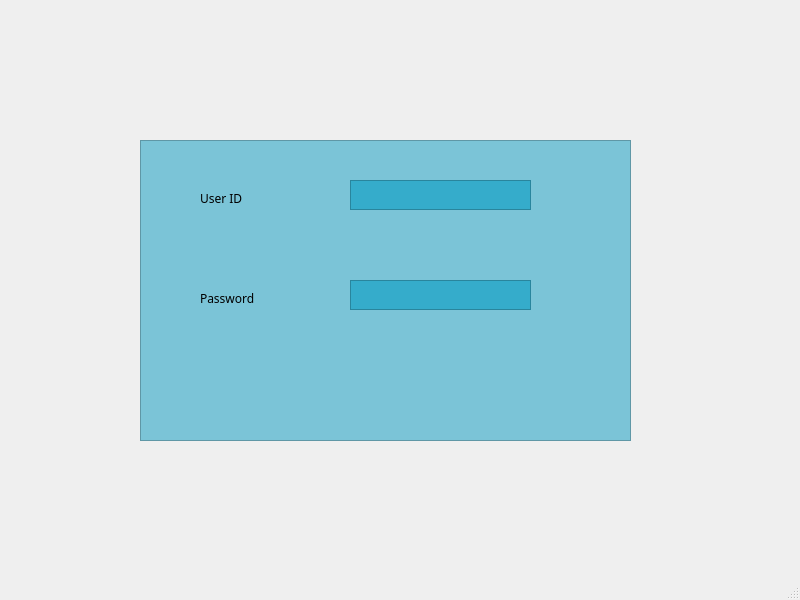
<?xml version="1.0" encoding="UTF-8"?>
<ui version="4.0">
 <class>MainWindow</class>
 <widget class="QMainWindow" name="MainWindow">
  <property name="geometry">
   <rect>
    <x>0</x>
    <y>0</y>
    <width>800</width>
    <height>600</height>
   </rect>
  </property>
  <property name="windowTitle">
   <string>MainWindow</string>
  </property>
  <widget class="QWidget" name="centralwidget">
   <widget class="QFrame" name="login_main_frame">
    <property name="geometry">
     <rect>
      <x>140</x>
      <y>140</y>
      <width>491</width>
      <height>301</height>
     </rect>
    </property>
    <property name="styleSheet">
     <string notr="true">
background-color: rgb(123, 196, 215);</string>
    </property>
    <property name="frameShape">
     <enum>QFrame::StyledPanel</enum>
    </property>
    <property name="frameShadow">
     <enum>QFrame::Raised</enum>
    </property>
    <widget class="QTextEdit" name="textEdit_3">
     <property name="geometry">
      <rect>
       <x>210</x>
       <y>40</y>
       <width>181</width>
       <height>30</height>
      </rect>
     </property>
     <property name="styleSheet">
      <string notr="true">font: 13pt &quot;American Typewriter&quot;;
background-color: rgb(53, 172, 203);</string>
     </property>
    </widget>
    <widget class="QTextEdit" name="textEdit_4">
     <property name="geometry">
      <rect>
       <x>210</x>
       <y>140</y>
       <width>181</width>
       <height>30</height>
      </rect>
     </property>
     <property name="styleSheet">
      <string notr="true">font: 13pt &quot;American Typewriter&quot;;
background-color: rgb(53, 172, 203);
</string>
     </property>
    </widget>
    <widget class="QLabel" name="label">
     <property name="geometry">
      <rect>
       <x>60</x>
       <y>50</y>
       <width>60</width>
       <height>16</height>
      </rect>
     </property>
     <property name="font">
      <font>
       <family>American Typewriter</family>
      </font>
     </property>
     <property name="text">
      <string>User ID</string>
     </property>
    </widget>
    <widget class="QLabel" name="label_2">
     <property name="geometry">
      <rect>
       <x>60</x>
       <y>150</y>
       <width>60</width>
       <height>16</height>
      </rect>
     </property>
     <property name="font">
      <font>
       <family>American Typewriter</family>
      </font>
     </property>
     <property name="text">
      <string>Password</string>
     </property>
    </widget>
   </widget>
  </widget>
  <widget class="QMenuBar" name="menubar">
   <property name="geometry">
    <rect>
     <x>0</x>
     <y>0</y>
     <width>800</width>
     <height>37</height>
    </rect>
   </property>
  </widget>
  <widget class="QStatusBar" name="statusbar"/>
 </widget>
 <resources>
  <include location="qt_resources.qrc"/>
 </resources>
 <connections/>
</ui>
